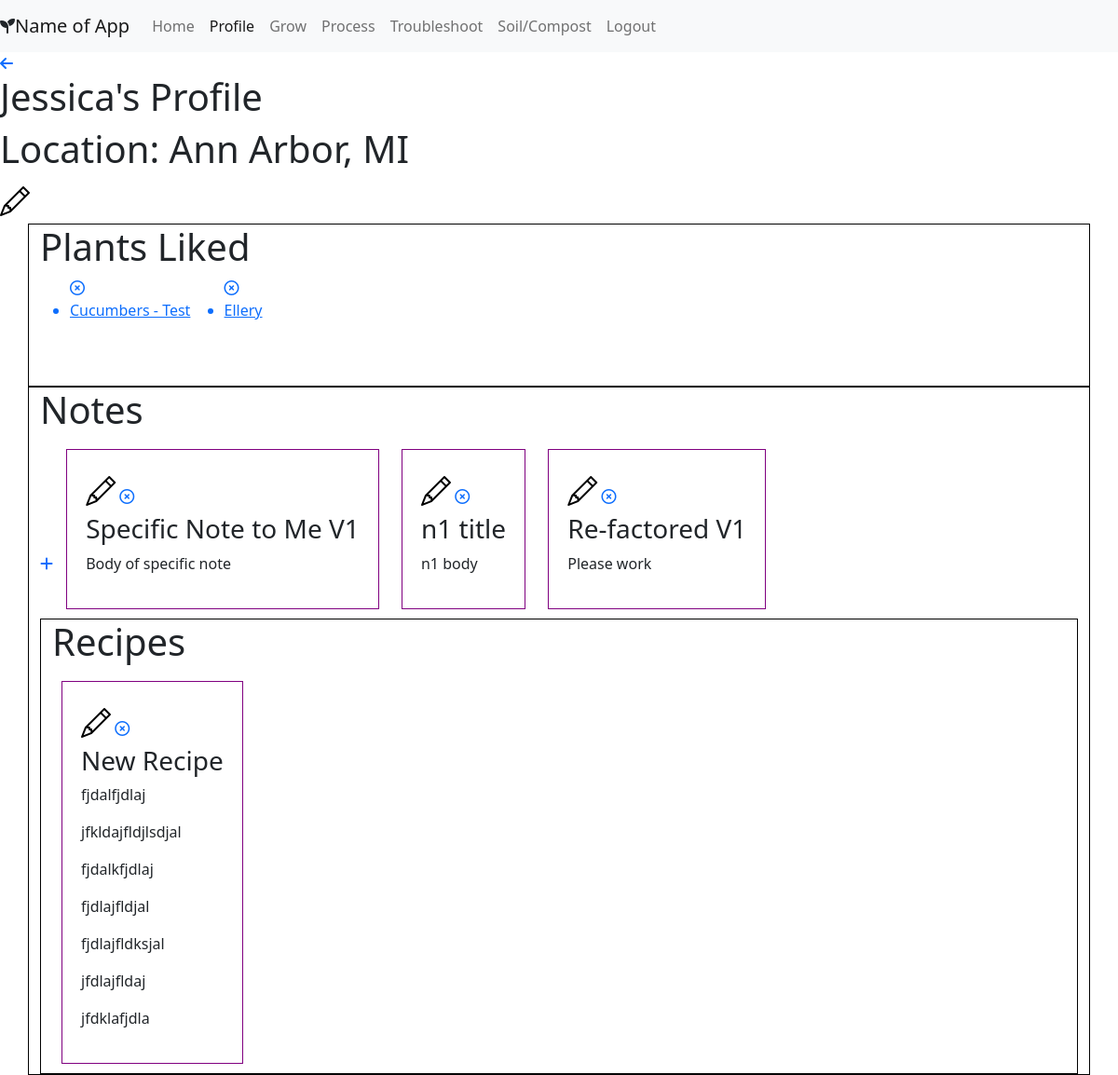
The app's page /profile/1 (signed in), older data.
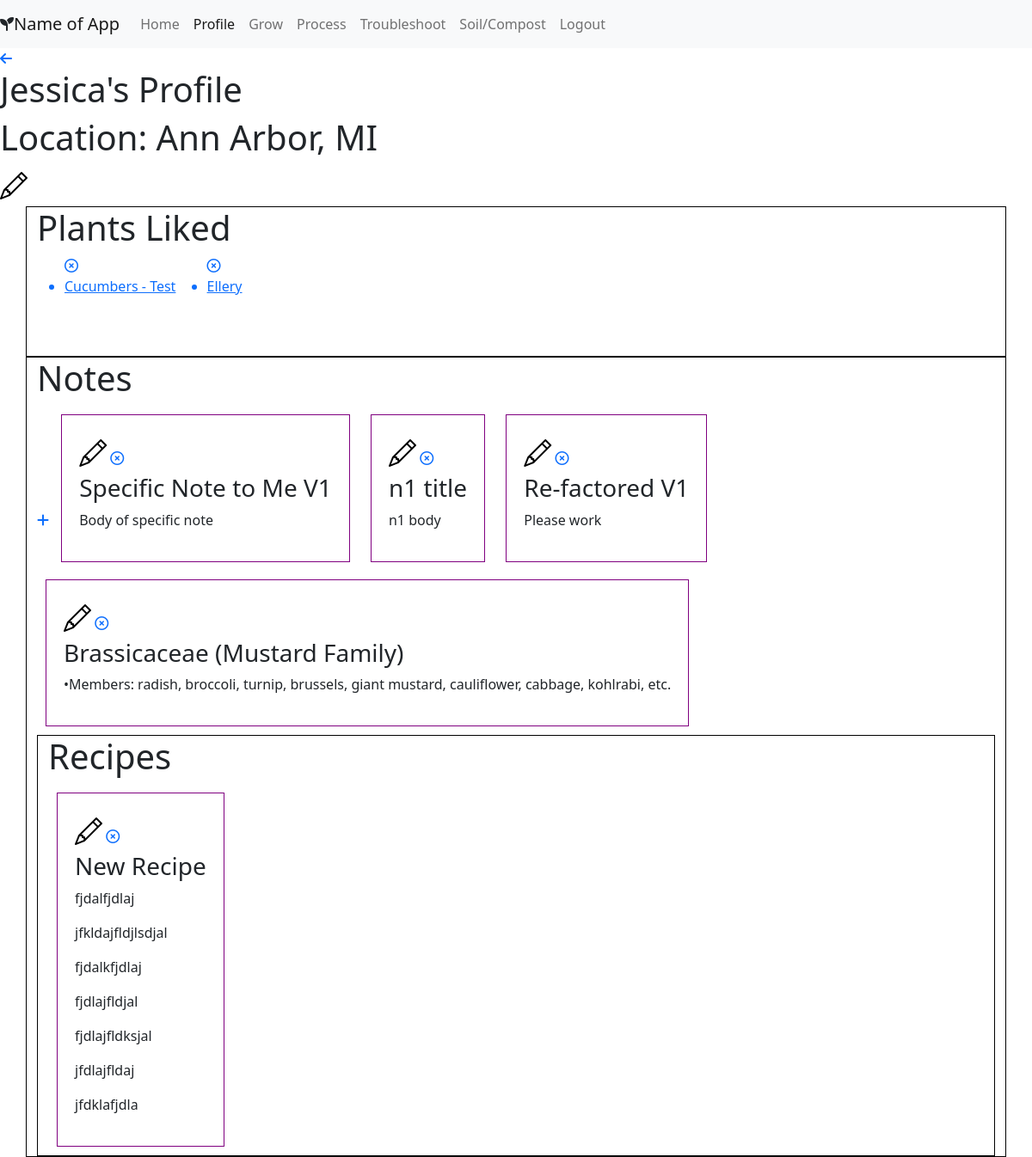
The same page, newer data.
### portfolio/models.py (models this page shows, shortened)
class User(models.Model):
    first_name = models.CharField(max_length=45)
    last_name = models.CharField(max_length=45)
    location = models.TextField(null = True)
    email = models.TextField()
    password = models.TextField()
    profile_pic = models.ImageField(null=True, blank=True)
    created_at = models.DateTimeField(auto_now_add=True)
    updated_at = models.DateTimeField(auto_now=True)
    objects = UserManager()

class Plant(models.Model):
    users_like = models.ManyToManyField(User, related_name = "plants_liked")
    category = models.CharField(max_length = 45)
    name = models.CharField(max_length = 45)
    plant_pic = models.ImageField(upload_to=None, height_field=None, width_field=None, max_length=100, blank=True, null=True)
    latin_name = models.CharField(max_length = 45, null=True)
    sun = models.CharField(max_length = 45, null=True)
    water = models.CharField(max_length = 255, null=True)
    spacing = models.CharField(max_length = 45, null=True)
    height_width = models.CharField(max_length = 45, null=True)
    days_to_harvest = models.CharField(max_length = 45, null=True)
    pH = models.CharField(max_length = 45, null=True)
    planting = models.TextField(null = True)
    family=models.CharField(max_length = 45, null=True)
    soil_reqs = models.TextField(null = True)
    companion_plants = models.TextField(null = True)
    dont_plant_near = models.TextField(null = True)
    pruning = models.TextField(null = True)
    harvesting = models.TextField(null = True)
    common_pests = models.TextField(null = True)
    medicinal_props = models.TextField(null = True)
    edibility = models.TextField(null = True)
    other_uses = models.TextField(null = True)
    specific_notes = models.TextField(null = True)
    created_at = models.DateTimeField(auto_now_add=True)
    updated_at = models.DateTimeField(auto_now=True)
    objects = PlantManager()

class Note(models.Model):
    title = models.CharField(max_length = 55, null=True)
    body = models.TextField(null=True)
    written_by = models.ForeignKey(User, related_name = "notes_written", on_delete=models.CASCADE, null=True)
    created_at = models.DateTimeField(auto_now_add=True)
    updated_at = models.DateTimeField(auto_now=True)
    objects = NoteManager()

class Recipe(models.Model):
    name = models.CharField(max_length = 45)
    written_by=models.ForeignKey(User, related_name="recipes_written", on_delete = models.CASCADE, null=True)
    source = models.CharField(max_length = 255)
    ingredients = models.TextField()
    supplies = models.TextField()
    total_yield = models.CharField(max_length = 45)
    active_time = models.CharField(max_length = 45)
    passive_time = models.CharField(max_length = 45)
    instructions = models.TextField()
    created_at = models.DateTimeField(auto_now_add=True)
    updated_at = models.DateTimeField(auto_now=True)
    objects = RecipeManager()

### portfolio/views.py (the view)
# urls.py: path('profile/<int:user_id>', views.profile),
def profile(request, user_id):
    if 'user_id' not in request.session:
        return redirect('/')
    context={
        'current_user' : User.objects.get(id = request.session['user_id']),
        'all_notes': Note.objects.all(),
        'all_recipes': Recipe.objects.all(),
        }
    return render(request, "profile.html", context)

### portfolio/templates/profile.html (shortened to what this page needs)
{% load static %}
<!DOCTYPE html>
<html lang="en">
<head>
    <link href="https://cdn.jsdelivr.net/npm/bootstrap@5.0.0-beta3/dist/css/bootstrap.min.css" rel="stylesheet"
>
    <link rel="stylesheet" href="https://cdn.jsdelivr.net/npm/bootstrap-icons@1.4.1/font/bootstrap-icons.css">
    <link rel="stylesheet" href="{% static 'css/styles.css' %}">
</head>
<body>
    <div>
        <nav class="navbar navbar-expand-lg navbar-light bg-light sticky-top">
            <i class="fas fa-seedling"></i><a class="navbar-brand" href="#"> Name of App</a>
            <div class="collapse navbar-collapse" id="navbarNavAltMarkup">
                <div class="navbar-nav">
                    <a class="nav-item nav-link" href="/home">Home</a>
                    <a class="nav-item nav-link active" href="/profile/{{current_user.id}}">Profile</a>
                    <a class="nav-item nav-link" href="/grow">Grow</a>
                    <a class="nav-item nav-link" href="/process">Process</a>
                    <a class="nav-item nav-link" href="#">Troubleshoot</a>
                    <a class="nav-item nav-link" href="/soil">Soil/Compost</a>
                    <a class="nav-item nav-link" href="/logout">Logout</a>
                </div>
            </div>
        </nav>
    </div>
    <a href="/home"><i class="fas fa-arrow-left"></i></a>
    <h1>{{current_user.first_name}}'s Profile</h1>
    <h1>Location: {{current_user.location}}</h1>
    <a href="/profile/{{current_user.id}}/edit"><i class="bi-pencil" style="font-size: 2rem; color: black"></i></a>
    <div class="container" style="min-height: 175px; border:1px solid black">
        <h1>Plants Liked</h1>
        {% for plant in current_user.plants_liked.all %}
        <ul style="display: inline-block;">
            <a href="/plant/{{plant.id}}/unlike_plant"><i class="far fa-times-circle"></i></a>
            <a href="/grow/details/{{plant.id}}">
                <li>{{plant.name}}</li>
            </a>
        </ul>
        {% endfor %}
    </div>
    <div class="container" style="min-height: 175px; border:1px solid black">
        <h1>Notes</h1>
        <a href="/note/new"><i class="fas fa-plus"></i></a>
        {% for note in current_user.notes_written.all %}
        <div class="container" style="width: fit-content; border:1px solid purple; padding: 20px; justify-content: left; display: inline-block; margin: 10px;">
            <a href="/note/{{note.id}}/edit"><i class="bi-pencil" style="font-size: 2rem; color: black"></i></a>
            <a href="/note/{{note.id}}/delete"><i class="far fa-times-circle"></i></a>
            <h3>{{note.title}}</h3>
            <p>{{note.body}}</p>
        </div>
        {% endfor %}
        <div class="container" style="min-height: 175px; border:1px solid black">
            <h1>Recipes</h1>
            {% for recipe in current_user.recipes_written.all %}
            <div class="container" style="width: fit-content; border:1px solid purple; padding: 20px; justify-content: left; display: inline-block; margin: 10px;">
                <a href="/recipe/{{recipe.id}}/edit"><i class="bi-pencil" style="font-size: 2rem; color: black"></i></a>
                <a href="/recipe/{{recipe.id}}/delete"><i class="far fa-times-circle"></i></a>
                <h3>{{recipe.name}}</h3>
                <p>{{recipe.source}}</p>
                <p>{{recipe.ingredients}}</p>
                <p>{{recipe.supplies}}</p>
                <p>{{recipe.total_yield}}</p>
                <p>{{recipe.active_time}}</p>
                <p>{{recipe.passive_time}}</p>
                <p>{{recipe.instructions}}</p>
            </div>
            {% endfor %}
        </div>
</body>
</html>

### portfolio/static/css/styles.css (style rules this page uses)
* { margin: 0; padding: 0; }

Row changes from the older to the newer data that the page shows:
added Note: title "Brassicaceae (Mustard Family)", body "•Members: radish, broccoli, turnip, brussels, giant mustard, cauliflower, cabbage, kohlrabi, etc."
